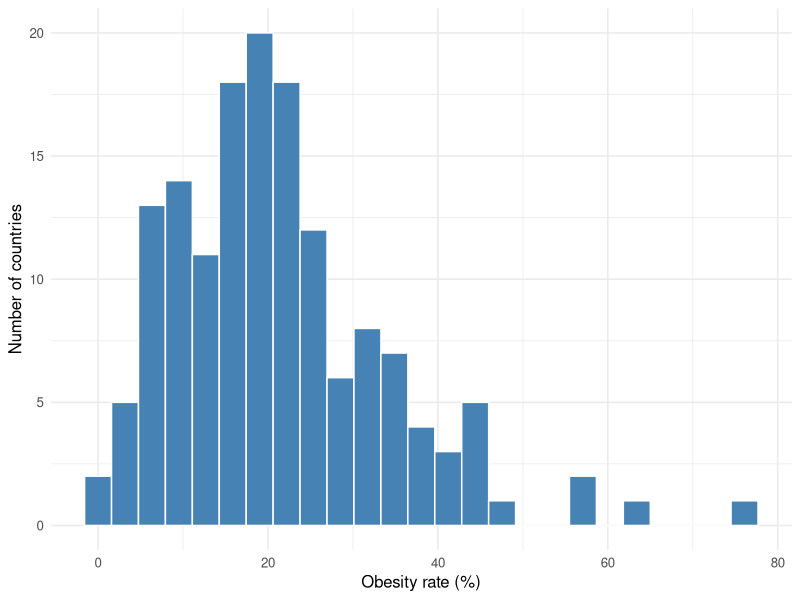
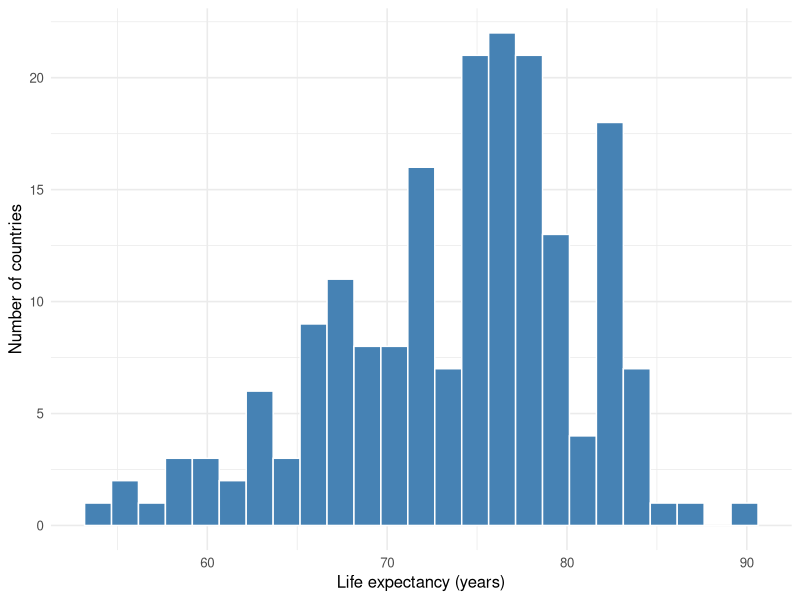
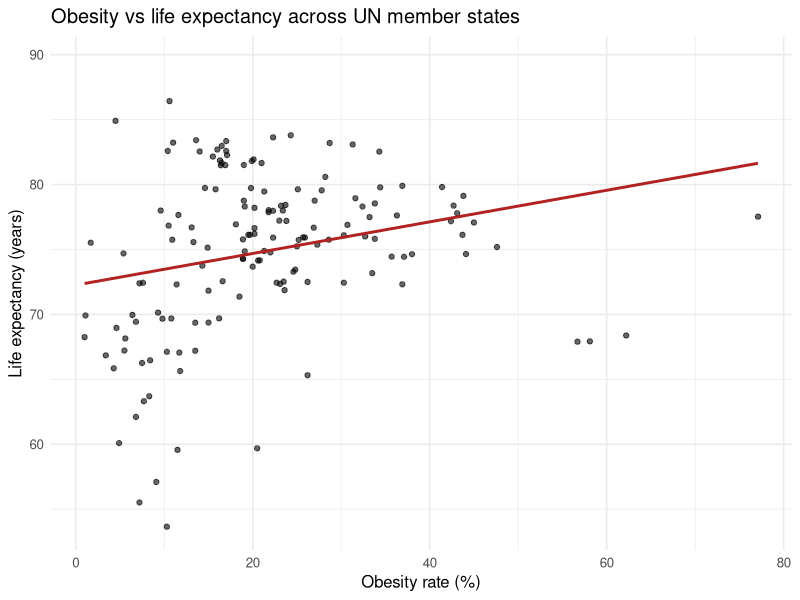
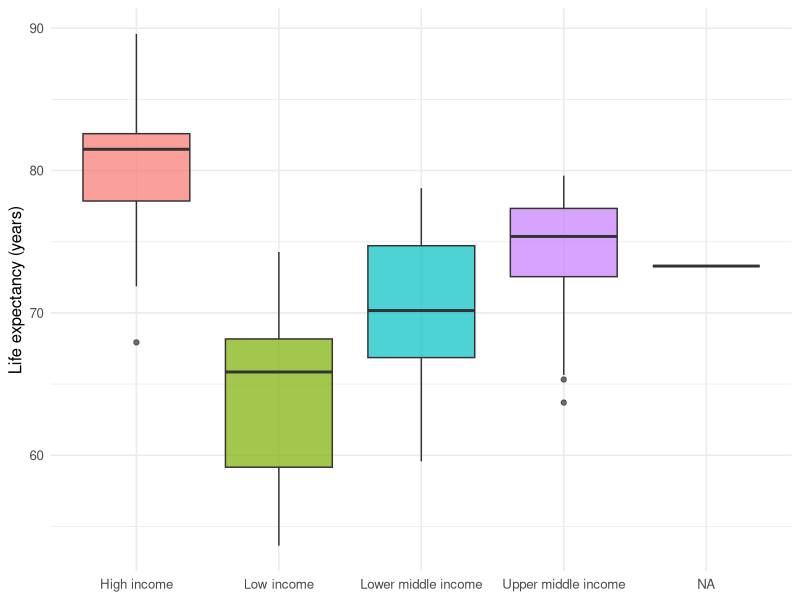
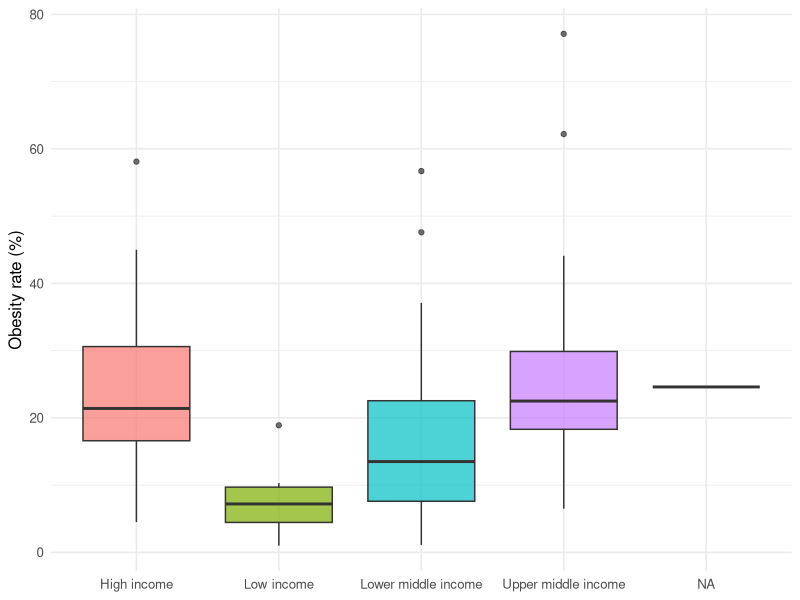
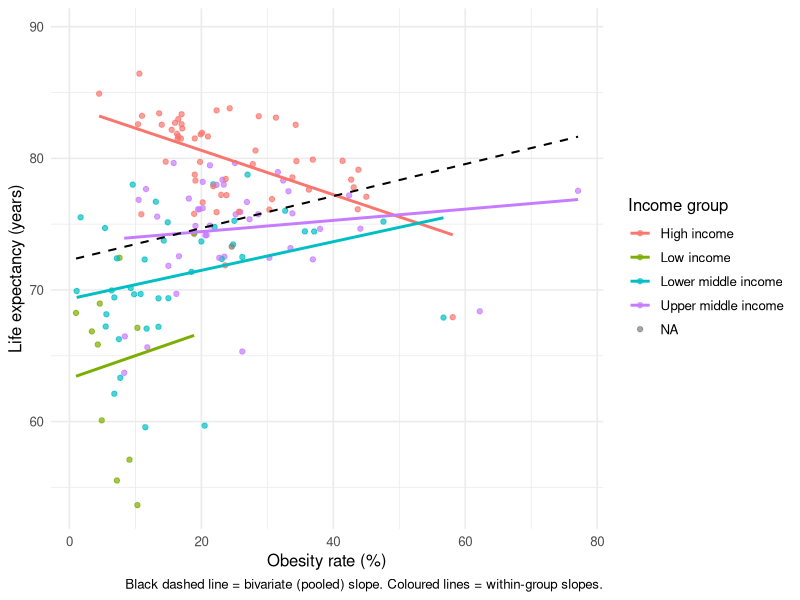
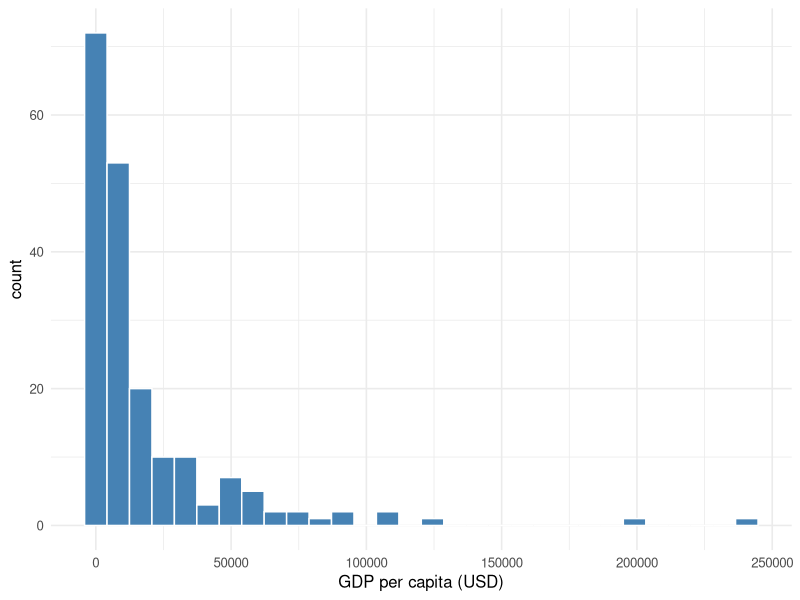
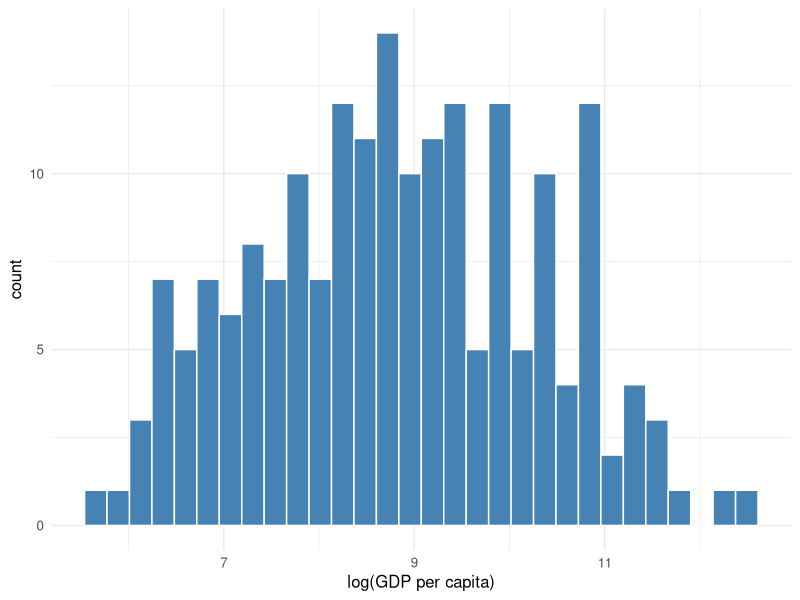

These charts were generated, in order, by the following R code:
## ---- chunk 1
knitr::opts_chunk$set(
  echo    = TRUE,
  message = FALSE,
  warning = FALSE,
  fig.width  = 6.5,
  fig.height = 4.2,
  dpi    = 110
)
## ---- chunk 2
library(tidyverse)   # dplyr, ggplot2, readr
library(broom)       # tidy() for clean regression output
library(knitr)       # kable() for nice tables
theme_set(theme_minimal(base_size = 12))
## ---- chunk 3
un <- read_csv("datasets_staging/cleaned/22_un_member_states_2024.csv")
glimpse(un)
## ---- chunk 4
ggplot(un, aes(obesity_rate_2024_pct)) +
  geom_histogram(bins = 25, fill = "steelblue", colour = "white") +
  labs(x = "Obesity rate (%)", y = "Number of countries")

ggplot(un, aes(life_expectancy_yrs)) +
  geom_histogram(bins = 25, fill = "steelblue", colour = "white") +
  labs(x = "Life expectancy (years)", y = "Number of countries")
## ---- chunk 5
ggplot(un, aes(obesity_rate_2024_pct, life_expectancy_yrs)) +
  geom_point(alpha = 0.6) +
  geom_smooth(method = "lm", se = FALSE, colour = "firebrick") +
  labs(
    x = "Obesity rate (%)",
    y = "Life expectancy (years)",
    title = "Obesity vs life expectancy across UN member states"
  )
## ---- chunk 6
mod1 <- lm(life_expectancy_yrs ~ obesity_rate_2024_pct, data = un)
tidy(mod1) |> kable(digits = 3)
glance(mod1) |> select(r.squared, p.value, nobs) |> kable(digits = 3)
## ---- chunk 7
un |> count(income_group)
## ---- chunk 8
ggplot(un, aes(income_group, life_expectancy_yrs, fill = income_group)) +
  geom_boxplot(alpha = 0.7, show.legend = FALSE) +
  labs(x = NULL, y = "Life expectancy (years)")

lm(life_expectancy_yrs ~ income_group, data = un) |>
  tidy() |> kable(digits = 2)
## ---- chunk 9
ggplot(un, aes(income_group, obesity_rate_2024_pct, fill = income_group)) +
  geom_boxplot(alpha = 0.7, show.legend = FALSE) +
  labs(x = NULL, y = "Obesity rate (%)")
## ---- chunk 10
mod2 <- lm(life_expectancy_yrs ~ obesity_rate_2024_pct + income_group, data = un)
tidy(mod2) |> kable(digits = 3)
## ---- chunk 11
bind_rows(
  tidy(mod1) |> filter(term == "obesity_rate_2024_pct") |> mutate(model = "Bivariate"),
  tidy(mod2) |> filter(term == "obesity_rate_2024_pct") |> mutate(model = "Adjusted for income_group")
) |>
  select(model, estimate, std.error, p.value) |>
  kable(digits = 3, caption = "Obesity slope before vs after adjustment")
## ---- chunk 12
ggplot(un, aes(obesity_rate_2024_pct, life_expectancy_yrs, colour = income_group)) +
  geom_point(alpha = 0.7) +
  geom_smooth(method = "lm", se = FALSE) +
  geom_smooth(method = "lm", se = FALSE,
              aes(group = 1), colour = "black", linewidth = 0.7, linetype = "dashed") +
  labs(
    x = "Obesity rate (%)",
    y = "Life expectancy (years)",
    colour = "Income group",
    caption = "Black dashed line = bivariate (pooled) slope. Coloured lines = within-group slopes."
  )
## ---- chunk 13
ggplot(un, aes(gdp_per_capita_usd)) +
  geom_histogram(bins = 30, fill = "steelblue", colour = "white") +
  labs(x = "GDP per capita (USD)")

ggplot(un, aes(log(gdp_per_capita_usd))) +
  geom_histogram(bins = 30, fill = "steelblue", colour = "white") +
  labs(x = "log(GDP per capita)")
## ---- chunk 14
mod3 <- lm(life_expectancy_yrs ~ obesity_rate_2024_pct + log(gdp_per_capita_usd),
           data = un)

bind_rows(
  tidy(mod1) |> filter(term == "obesity_rate_2024_pct") |> mutate(model = "Bivariate"),
  tidy(mod3) |> filter(term == "obesity_rate_2024_pct") |> mutate(model = "Adjusted for log(GDP)")
) |>
  select(model, estimate, std.error, p.value) |>
  kable(digits = 3, caption = "Obesity slope: bivariate vs adjusted for log(GDP)")
## ---- chunk 15
ggplot(un, aes(obesity_rate_2024_pct, life_expectancy_yrs, colour = income_group)) +
  geom_point(alpha = 0.7) +
  geom_smooth(method = "lm", se = FALSE) +
  labs(
    x = "Obesity rate (%)",
    y = "Life expectancy (years)",
    colour = "Income group"
  )
